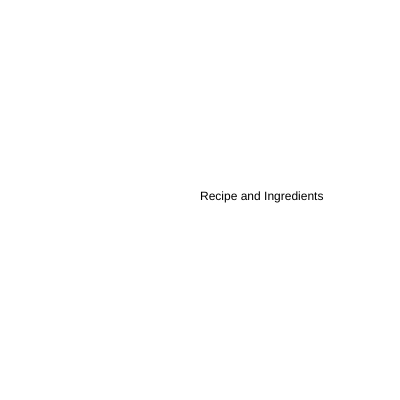
Frame 1 (no input)
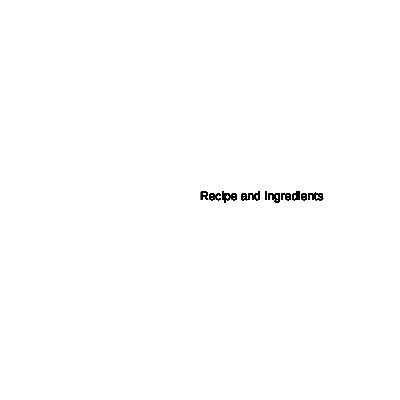
Frame 60 (no input)
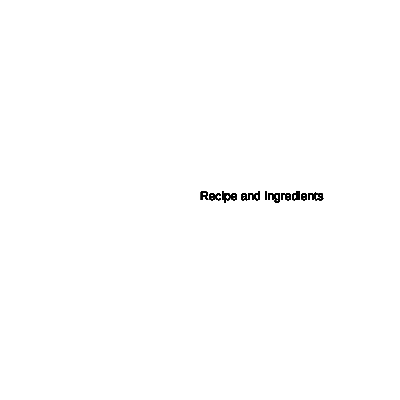
Frame 120 (the mouse pressed at the canvas centre since frame 60)

The p5.js sketch that drew these frames (run headless with seeded random() and noise() and a simulated clock; from frame 60 on, the mouse is pressed at the canvas centre):

// p5.js sketch
// ── sketch.js


function preload() {

}

function setup(){
    var canvas = createCanvas(400,400);
}

function draw(){
    text("Recipe and Ingredients",200,200)
}
